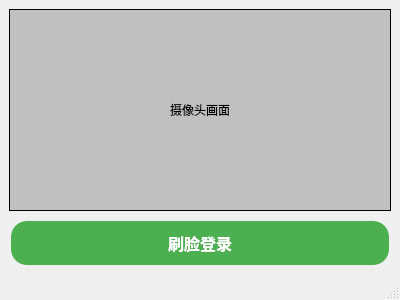
<?xml version="1.0" encoding="UTF-8"?>
<ui version="4.0">
 <class>FaceLoginWindow</class>
 <widget class="QMainWindow" name="FaceLoginWindow">
  <property name="geometry">
   <rect>
    <x>0</x>
    <y>0</y>
    <width>400</width>
    <height>300</height>
   </rect>
  </property>
  <property name="windowTitle">
   <string>刷脸登录</string>
  </property>
  <widget class="QWidget" name="centralwidget">
   <layout class="QVBoxLayout" name="verticalLayout">
    <item>
     <widget class="QLabel" name="cameraLabel">
      <property name="text">
       <string>摄像头画面</string>
      </property>
      <property name="alignment">
       <set>Qt::AlignCenter</set>
      </property>
      <property name="styleSheet">
       <string notr="true">background-color: #c0c0c0; border: 1px solid #000;</string>
      </property>
      <property name="minimumSize">
       <size>
        <width>0</width>
        <height>200</height>
       </size>
      </property>
     </widget>
    </item>
    <item>
     <widget class="QPushButton" name="faceLoginButton">
      <property name="text">
       <string>刷脸登录</string>
      </property>
      <property name="styleSheet">
       <string notr="true">font: bold 14px; color: white; background-color: #4CAF50; border: none; padding: 10px; text-align: center; text-decoration: none; display: inline-block; font-size: 16px; margin: 4px 2px; cursor: pointer; border-radius: 16px;</string>
      </property>
     </widget>
    </item>
   </layout>
  </widget>
  <widget class="QMenuBar" name="menubar"/>
  <widget class="QStatusBar" name="statusbar"/>
 </widget>
 <resources/>
 <connections/>
</ui>
